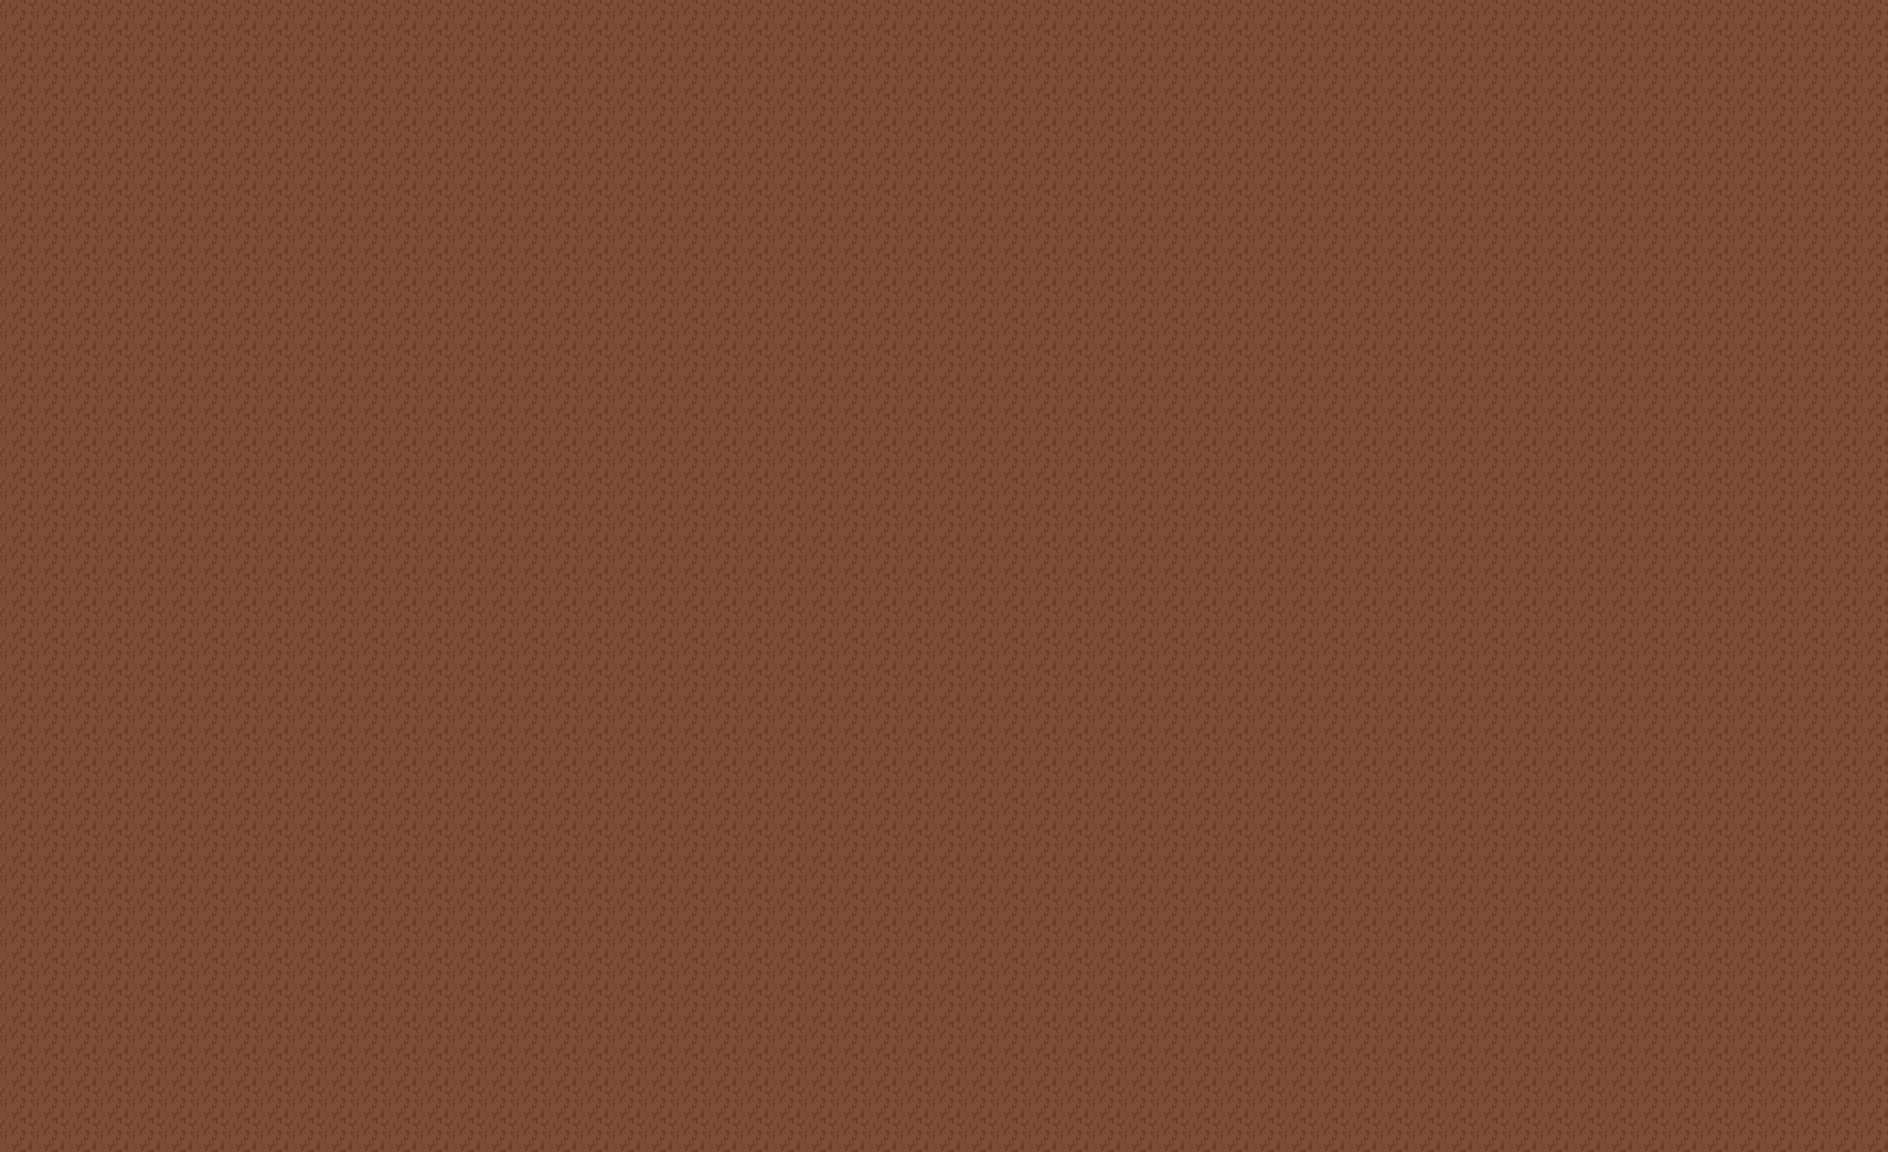

Below is a game level as drawn by its tile map, then a one-line description and the .tmx that defines it (tile-layer data replaced by summaries):
An orthogonal 59x36 tile map with 32x32 px tiles, 1 tile layer (Tile Layer 1).

<map version="1.4" tiledversion="1.4.3" orientation="orthogonal" renderorder="right-down" width="59" height="36" tilewidth="32" tileheight="32" infinite="0" nextlayerid="2" nextobjectid="1">
 <tileset firstgid="1" source="terrain_atlas.tsx" />
 <layer id="1" name="Tile Layer 1" width="59" height="36">
  <data>[2124 cells, 2124 non-empty, 1 distinct tile ids]</data>
 </layer>
</map>
